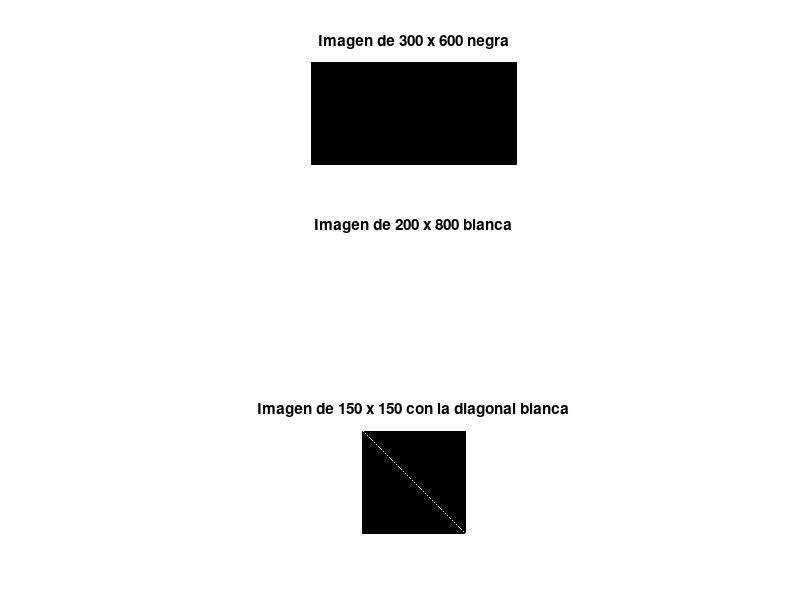
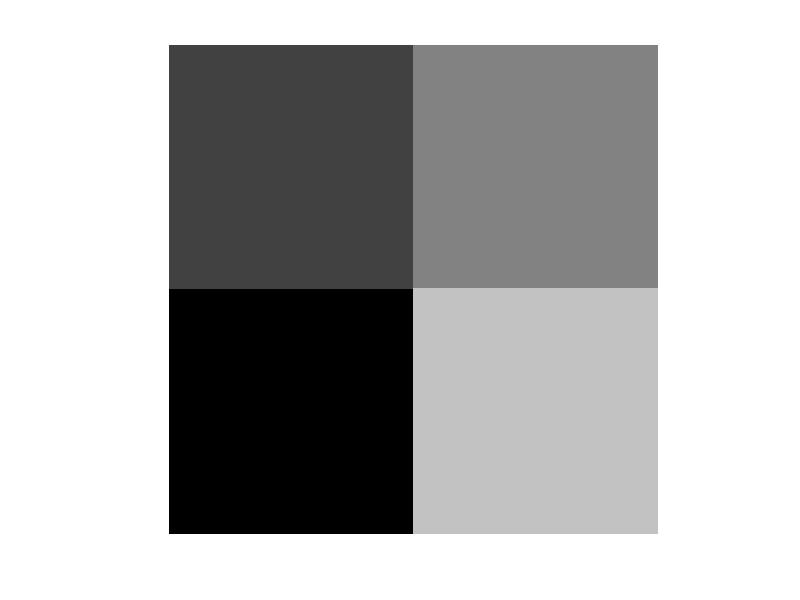

Write the MATLAB code that produced these figures, in order. (Note: this script raises an error after producing the figures.)
clc
clear 

%{ 
EJERCICIO 1:
------------

a) Crear una imagen de 300 filas y 600 columnas todo negro; indagar sobre
sus dimensiones y tipo.

b) Crear una imagen de 200 filas y 800 columnas toda blanca ,indagar sobre
sus dimensiones y tipo.

c) Crear una imagen de 150x150 y la diagonal con valor 1 indagar sobre sus
dimensiones.

d) Cuál es el rango de valores de una imagen tipo doublé y un tipo uint8.

e) Mediante comando subplot visualizar y agregar nombres a las imágenes
mostradas.

%}

% E1 a
imga = zeros (300, 600);
whos imga

% E1 b
imgb = ones (200, 800);
whos imgb

% E1 c
imgc = eye (150, 150);
[m n] = size(imgc)

% E1 d
% El rango de valores que puede tener una variable del tipo double es desde
% -1.79769e+308 a -2.22507e-308 y desde 2.22507e-308 to  1.79769e+308. Los
% cuatros valores los obtenemos con -realmax, -realmin, realmin, realmax.
% El rango de valores que puede tomar una variable del tipo uint8 es desde
% 0 a 255.

% E1 e
figure(1);
subplot(3,1,1);imshow(imga); title ("Imagen de 300 x 600 negra")
subplot(3,1,2);imshow(imgb); title ("Imagen de 200 x 800 blanca")
subplot(3,1,3);imshow(imgc); title ("Imagen de 150 x 150 con la diagonal blanca")

%{
EJERCICIO 2:
------------

Crear una imagen de 400x400 y subdividir en 4 áreas como se ve en el
gráfico. Cada área debe tener la intensidad especificada.
%}

figure(2);
img2=zeros(400,400);
img2(1:200,1:200)=0.25;
img2(1:200,200:end)=0.5;
img2(200:end,200:end)=0.75;
imshow (img2)

%{
EJERCICIO 3:
------------

a) Leer una imagen ,convertir a gris ,indagar dimensiones y tipo no poner
punto y coma y ver que muestra la pantalla observar los valores
b) Si la imagen es uint8 convertir a doublé del intervalo[0 1] y ver que
muestra la pantalla los valores de los pixeles
%}

% a
figure(3);
img3 = imread("manzanas.jpg");
subplot(2,2,1)
imshow(img3)
title('Imagen original')
img3_gris = rgb2gray(img3);
[F C] = size(img3_gris)
subplot(2,2,2)
imshow(img3_gris)
title('Escala de grises')

% b
img3_double=double(img3)
subplot(2,2,3)
imshow(img3_double)
title('Conversion directa a Double')
% como vemos, hay un problema al momento de mostrar, por que si queremos
% que la imagen vaya del intervalo 0 a 1, tenemos que dividir los valores
% en 255 que son los valores originales de la imagen
subplot(2,2,4)
img4_double=double(img3)/255
imshow(img4_double)
title('Correcion de conversion')

%{
EJERCICIO 4:
------------

a) Usar una imagen del alumno, realizar las sentencias para visualizar los
campos RGb en escalas de intensidad y cual tiene más brillo.
b) Realizar la las sentencias para visualizar los 3 campos en sus
respectivo color
c) Anular un campo y visualizar el resultado de los otro dos, también
visualizar el campo anulado y buscar en internet mezcla de colores en
pantallas.
%}

figure(4);
% a
img4 = imread("manzanas.jpg");
rojo=img4(:,:,1);
verde=img4(:,:,2);
azul=img4(:,:,3);

% b
subplot(3,2,1)
imshow(rojo)
title("Intensidad Rojo")
subplot(3,2,3)
imshow(verde)
title("Intensidad Verde")
subplot(3,2,5)
imshow(azul)
title("Intensidad Azul")

% c
% Visualizar el canal rojo en su color respectivo
subplot(3,2,2);
canal_r=img4; % cargo la imagen original en la variable canal_r
canal_r(:,:,3)=0; % elimino el color azul de la imagen
canal_r(:,:,2)=0; % elimino el color azul de la imagen
imshow(canal_r);
title('Canal Rojo');

% Visualizar el canal verde en su color respectivo
subplot(3,2,4);
canal_g=img4; % cargo la imagen original en la variable canal_g
canal_g(:,:,3)=0;  % elimino el color azul de la imagen
canal_g(:,:,1)=0; % elimino el color rojo de la imagen
imshow(canal_g);
title('Canal Verde');

% Visualizar el canal azul en su color respectivo
subplot(3,2,6);
canal_b=img4; % cargo la imagen original en la variable canal_b
canal_b(:,:,1)=0; % elimino el color rojo de la imagen
canal_b(:,:,2)=0; % elimino el color azul de la imagen
imshow(canal_b);
title('Canal Azul');

%{
EJERCICIO 5:
------------

a) A una imagen en escala de gris double0.5 dividirla en 4 partes iguales y
realizar los siguientes cambios :
b) Mostrar las 4 partes de una imagen en escala de gris separadas
%}

figure(5);
img5 = imread("manzanas.jpg");
img5_gris=rgb2gray(img5);
[X Y]=size(img5_gris)
img5_double=im2double(img5_gris)*0.5;
img5_double(1:X/2,Y/2:Y)=0.5;
img5_double(X/2:X,Y/2:Y)=1;
img5_double(X/2:X,1:Y/2)=0.75;
imshow(img5_double)


%{
EJERCICIO 6:
------------

Visualizar las siguientes imágenes:
a) Tenga la tercera parte de los pixeles de la imagen en escala de gris.
b) Tenga la quinta parte de los pixeles de la imagen en escala de gris.
c) Tenga la séptima parte de los pixeles de la imagen en escala de gris.
%}

figure(6);

% a
img6 = imread('manzanas.jpg');
[filas, columnas, ~] = size(img6);

% Dividir la imagen en 3 partes verticales
tercios = round(columnas / 3);

% Extraer las tres partes de la imagen
parte1a = img6(:, 1:tercios, :);
parte2a = img6(:, tercios+1:2*tercios, :);
parte3a = img6(:, 2*tercios+1:end, :);

% Convertir la segunda parte a escala de grises
parte2a_gris = rgb2gray(parte2a);

% Convertir la imagen gris a RGB para combinar con las otras partes, esta
% debe estar convertida a un array de 3 dimensiones para poder concatenar
parte2a_gris_a_3d = cat(3, parte2a_gris, parte2a_gris, parte2a_gris);

% Combinar las partes nuevamente
combinada = [parte1a, parte2a_gris_a_3d, parte3a];

% Imagen combinada
subplot(3,1,1)
imshow(combinada);
title('Imagen con una tercera parte en Escala de Grises');

% b
% Dividir la imagen en 5 partes verticales
quintos = round(columnas / 5);

% Extraer las tres partes de la imagen
parte1b = img6(:, 1:quintos, :);
parte2b = img6(:, quintos+1:2*quintos, :);
parte3b = img6(:, 2*quintos+1:3*quintos, :);
parte4b = img6(:, 3*quintos+1:4*quintos, :);
parte5b = img6(:, 4*quintos+1:end, :);

% Convertir la segunda parte a escala de grises
parte3b_gris = rgb2gray(parte3b);

% Convertir la imagen gris a RGB para combinar con las otras partes, esta
% debe estar convertida a un array de 3 dimensiones para poder concatenar
parte3b_gris_a_3d = cat(3, parte3b_gris, parte3b_gris, parte3b_gris);

% Combinar las partes nuevamente
combinada2 = [parte1b, parte2b, parte3b_gris_a_3d, parte4b, parte5b];

% Imagen combinada
subplot(3,1,2)
imshow(combinada2);
title('Imagen con una quinta parte en Escala de Grises');

% c
% Dividir la imagen en 5 partes verticales
septimos = round(columnas / 7);

% Extraer las tres partes de la imagen
parte1c = img6(:, 1:septimos, :);
parte2c = img6(:, septimos+1:2*septimos, :);
parte3c = img6(:, 2*septimos+1:3*septimos, :);
parte4c = img6(:, 3*septimos+1:4*septimos, :);
parte5c = img6(:, 4*septimos+1:5*septimos, :);
parte6c = img6(:, 5*septimos+1:6*septimos, :);
parte7c = img6(:, 6*septimos+1:end, :);

% Convertir la segunda parte a escala de grises
parte4c_gris = rgb2gray(parte4c);

% Convertir la imagen gris a RGB para combinar con las otras partes, esta
% debe estar convertida a un array de 3 dimensiones para poder concatenar
parte4c_gris_a_3d = cat(3, parte4c_gris, parte4c_gris, parte4c_gris);

% Combinar las partes nuevamente
combinada3 = [parte1c, parte2c, parte3c, parte4c_gris_a_3d, parte5c, parte6c, parte7c];

% Imagen combinada
subplot(3,1,3)
imshow(combinada3);
title('Imagen con una septima parte en Escala de Grises');

%{
EJERCICIO 7:
------------

Usando subplot visualizar imagen original; imagen escala de intensidad y
su transpuesta.
%}

figure(7);
img7 = imread("manzanas.jpg"); % cargo la imagen de las manzanas
img7_gris = rgb2gray(img7); % % convierto a escala de grises
img7_gris_trans = img7_gris'; % Transponer la imagen en escala de grises

% Imagen original
subplot(1, 3, 1);
imshow(img7);
title('Imagen Original');

% Imagen en escala de grises
subplot(1, 3, 2);
imshow(img7_gris);
title('Imagen en Escala de Grises');

% Imagen en escala de grises transpuesta
subplot(1, 3, 3);
imshow(img7_gris_trans);
title('Imagen Transpuesta');